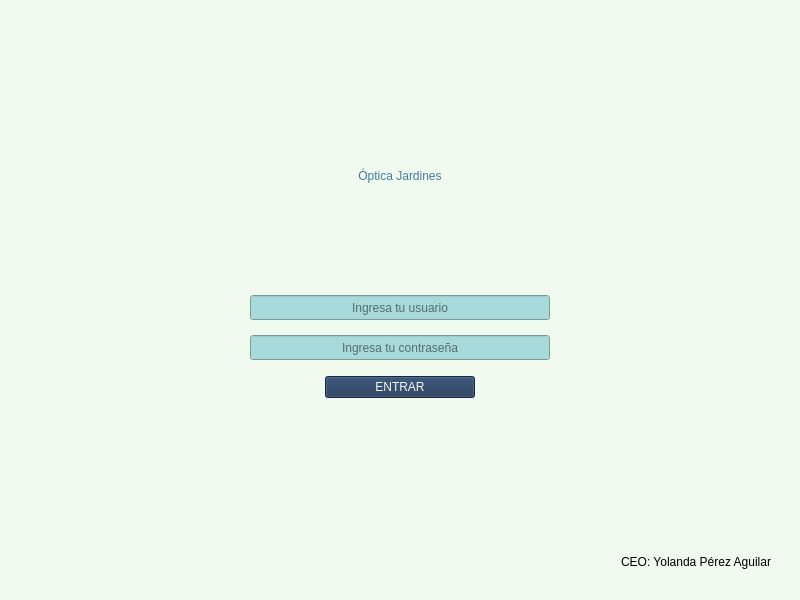
<?xml version="1.0" encoding="UTF-8"?>
<ui version="4.0">
 <class>Optica_Jardines</class>
 <widget class="QMainWindow" name="Optica_Jardines">
  <property name="geometry">
   <rect>
    <x>0</x>
    <y>0</y>
    <width>800</width>
    <height>600</height>
   </rect>
  </property>
  <property name="windowTitle">
   <string>Optica_Jardines</string>
  </property>
  <property name="styleSheet">
   <string notr="true">background-color: rgb(241, 250, 238);
border-color: rgb(230, 57, 70);</string>
  </property>
  <widget class="QWidget" name="centralwidget">
   <layout class="QVBoxLayout" name="verticalLayout_3">
    <item>
     <layout class="QVBoxLayout" name="Arriba">
      <item>
       <widget class="QLabel" name="Titulo">
        <property name="maximumSize">
         <size>
          <width>16777215</width>
          <height>200</height>
         </size>
        </property>
        <property name="styleSheet">
         <string notr="true">color: rgb(69, 123, 157);
</string>
        </property>
        <property name="text">
         <string>Óptica Jardines</string>
        </property>
        <property name="alignment">
         <set>Qt::AlignmentFlag::AlignBottom|Qt::AlignmentFlag::AlignHCenter</set>
        </property>
       </widget>
      </item>
     </layout>
    </item>
    <item>
     <widget class="QLabel" name="label_2">
      <property name="maximumSize">
       <size>
        <width>16777215</width>
        <height>100</height>
       </size>
      </property>
      <property name="styleSheet">
       <string notr="true">image: url(:/Imagenes/IMAGENES/LOGOS/LOGO.png);</string>
      </property>
      <property name="text">
       <string/>
      </property>
      <property name="alignment">
       <set>Qt::AlignmentFlag::AlignBottom|Qt::AlignmentFlag::AlignHCenter</set>
      </property>
     </widget>
    </item>
    <item>
     <layout class="QGridLayout" name="gridLayout_2">
      <property name="verticalSpacing">
       <number>15</number>
      </property>
      <item row="1" column="1">
       <widget class="QLineEdit" name="contrasena">
        <property name="maximumSize">
         <size>
          <width>300</width>
          <height>25</height>
         </size>
        </property>
        <property name="baseSize">
         <size>
          <width>0</width>
          <height>0</height>
         </size>
        </property>
        <property name="styleSheet">
         <string notr="true">background-color: rgb(168, 218, 220);</string>
        </property>
        <property name="echoMode">
         <enum>QLineEdit::EchoMode::Password</enum>
        </property>
        <property name="alignment">
         <set>Qt::AlignmentFlag::AlignCenter</set>
        </property>
        <property name="placeholderText">
         <string notr="true" extracomment="Contraseña">Ingresa tu contraseña</string>
        </property>
       </widget>
      </item>
      <item row="0" column="2">
       <layout class="QVBoxLayout" name="verticalLayout_4"/>
      </item>
      <item row="0" column="0">
       <layout class="QVBoxLayout" name="verticalLayout_2"/>
      </item>
      <item row="0" column="1">
       <widget class="QLineEdit" name="usuario">
        <property name="sizePolicy">
         <sizepolicy hsizetype="Expanding" vsizetype="Fixed">
          <horstretch>0</horstretch>
          <verstretch>0</verstretch>
         </sizepolicy>
        </property>
        <property name="maximumSize">
         <size>
          <width>300</width>
          <height>25</height>
         </size>
        </property>
        <property name="baseSize">
         <size>
          <width>0</width>
          <height>0</height>
         </size>
        </property>
        <property name="styleSheet">
         <string notr="true">background-color: rgb(168, 218, 220);</string>
        </property>
        <property name="alignment">
         <set>Qt::AlignmentFlag::AlignCenter</set>
        </property>
        <property name="placeholderText">
         <string notr="true" extracomment="usuario">Ingresa tu usuario</string>
        </property>
       </widget>
      </item>
     </layout>
    </item>
    <item>
     <layout class="QGridLayout" name="gridLayout">
      <property name="topMargin">
       <number>10</number>
      </property>
      <property name="bottomMargin">
       <number>150</number>
      </property>
      <item row="0" column="2">
       <layout class="QVBoxLayout" name="verticalLayout_6"/>
      </item>
      <item row="0" column="0">
       <layout class="QVBoxLayout" name="verticalLayout_5"/>
      </item>
      <item row="0" column="1">
       <widget class="QPushButton" name="ENTRAR">
        <property name="sizePolicy">
         <sizepolicy hsizetype="Minimum" vsizetype="Fixed">
          <horstretch>0</horstretch>
          <verstretch>0</verstretch>
         </sizepolicy>
        </property>
        <property name="maximumSize">
         <size>
          <width>150</width>
          <height>16777215</height>
         </size>
        </property>
        <property name="cursor">
         <cursorShape>PointingHandCursor</cursorShape>
        </property>
        <property name="mouseTracking">
         <bool>true</bool>
        </property>
        <property name="styleSheet">
         <string notr="true">background-color: rgb(29, 53, 87);
border-color: rgb(230, 57, 70);
font: 900 9pt &quot;Arial&quot;;
color: rgb(241, 250, 238);</string>
        </property>
        <property name="text">
         <string>ENTRAR</string>
        </property>
        <property name="iconSize">
         <size>
          <width>10</width>
          <height>16</height>
         </size>
        </property>
        <property name="autoDefault">
         <bool>false</bool>
        </property>
        <property name="default">
         <bool>false</bool>
        </property>
        <property name="flat">
         <bool>false</bool>
        </property>
       </widget>
      </item>
     </layout>
    </item>
    <item>
     <widget class="QLabel" name="CEO">
      <property name="maximumSize">
       <size>
        <width>16777215</width>
        <height>15</height>
       </size>
      </property>
      <property name="text">
       <string>CEO: Yolanda Pérez Aguilar      </string>
      </property>
      <property name="alignment">
       <set>Qt::AlignmentFlag::AlignBottom|Qt::AlignmentFlag::AlignRight|Qt::AlignmentFlag::AlignTrailing</set>
      </property>
     </widget>
    </item>
   </layout>
  </widget>
  <widget class="QMenuBar" name="menubar">
   <property name="geometry">
    <rect>
     <x>0</x>
     <y>0</y>
     <width>800</width>
     <height>22</height>
    </rect>
   </property>
  </widget>
  <widget class="QStatusBar" name="statusbar"/>
 </widget>
 <tabstops>
  <tabstop>ENTRAR</tabstop>
  <tabstop>usuario</tabstop>
  <tabstop>contrasena</tabstop>
 </tabstops>
 <resources/>
 <connections>
  <connection>
   <sender>usuario</sender>
   <signal>textEdited(QString)</signal>
   <receiver>ENTRAR</receiver>
   <slot>click()</slot>
   <hints>
    <hint type="sourcelabel">
     <x>354</x>
     <y>285</y>
    </hint>
    <hint type="destinationlabel">
     <x>361</x>
     <y>390</y>
    </hint>
   </hints>
  </connection>
  <connection>
   <sender>contrasena</sender>
   <signal>textEdited(QString)</signal>
   <receiver>ENTRAR</receiver>
   <slot>click()</slot>
   <hints>
    <hint type="sourcelabel">
     <x>484</x>
     <y>337</y>
    </hint>
    <hint type="destinationlabel">
     <x>458</x>
     <y>385</y>
    </hint>
   </hints>
  </connection>
 </connections>
</ui>
